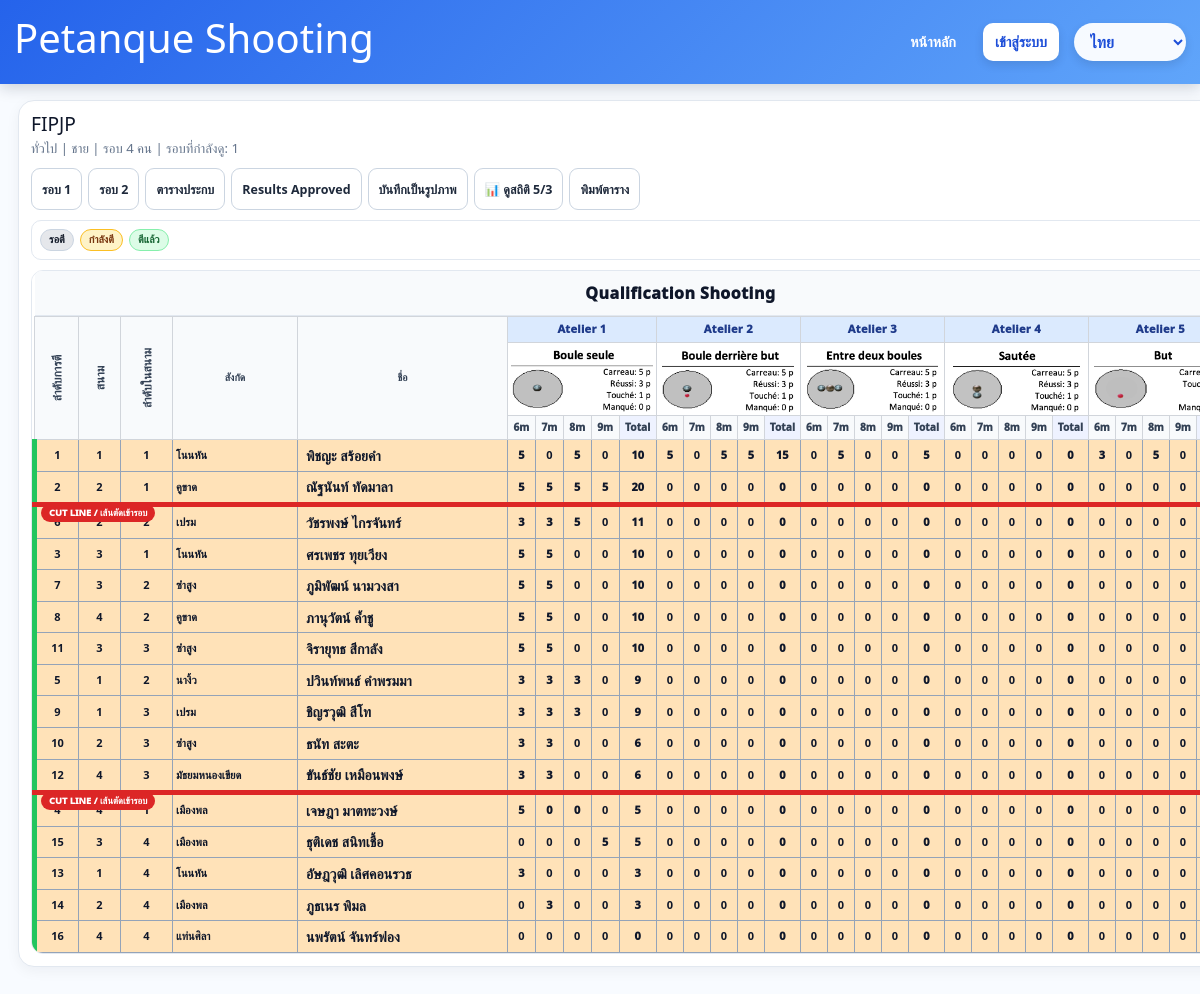
Screenshot of /events/2/overview?round=1 with the database file from the repository.
### app.py (models this page shows)
class Event(db.Model):
    id = db.Column(db.Integer, primary_key=True)
    name = db.Column(db.String(255), nullable=False)
    event_group = db.Column(db.String(50), nullable=False)
    category = db.Column(db.String(50), nullable=False)
    competition_date = db.Column(db.Date, nullable=False)
    location = db.Column(db.String(255), nullable=False)
    lane_count = db.Column(db.Integer, nullable=False, default=1)
    direct_qualifiers = db.Column(db.Integer, nullable=False, default=0)
    has_round_two = db.Column(db.Boolean, default=False)
    round_two_cutoff_rank = db.Column(db.Integer, nullable=True)
    next_round_label = db.Column(db.String(50), nullable=False, default="รอบ 8 คน")
    round_two_advancers = db.Column(db.Integer, nullable=False, default=4)
    created_at = db.Column(db.DateTime, default=datetime.utcnow)
    created_by = db.Column(db.Integer, db.ForeignKey("user.id"), nullable=True)
    athletes = db.relationship("Athlete", backref="event", cascade="all, delete-orphan", lazy=True)

class Athlete(db.Model):
    id = db.Column(db.Integer, primary_key=True)
    event_id = db.Column(db.Integer, db.ForeignKey("event.id"), nullable=False)
    bib_no = db.Column(db.String(20), nullable=False)
    name = db.Column(db.String(255), nullable=False)
    affiliation = db.Column(db.String(255), nullable=False)
    start_order = db.Column(db.Integer, nullable=False)
    lane_no = db.Column(db.Integer, nullable=False)
    lane_order = db.Column(db.Integer, nullable=False)
    status = db.Column(db.String(20), nullable=False, default="waiting")
    red_card_count = db.Column(db.Integer, nullable=False, default=0)
    round_two_disabled = db.Column(db.Boolean, nullable=False, default=False)
    round_two_disabled_at = db.Column(db.DateTime, nullable=True)
    round_two_disabled_by = db.Column(db.Integer, db.ForeignKey("user.id"), nullable=True)
    created_at = db.Column(db.DateTime, default=datetime.utcnow)
    entries = db.relationship("ScoreEntry", backref="athlete", cascade="all, delete-orphan", lazy=True)
    signatures = db.relationship("ScoreSignature", backref="athlete", cascade="all, delete-orphan", lazy=True)
    tiebreaks = db.relationship("TieBreakEntry", backref="athlete", cascade="all, delete-orphan", lazy=True)

### app.py (the view, shortened to what this page needs)
@app.route("/events/<int:event_id>/overview")
def event_overview(event_id: int):
    event = Event.query.get_or_404(event_id)
    if is_court_user() and not court_can_access_event(event):
        abort(403)
    round_no = int(request.args.get("round", 1))
    if round_no == 2 and event.has_round_two:
        sync_round_two_candidates(event)
    if round_no == 2 and event.has_round_two:
        all_rows = build_round_two_overview_rows(event)
        round2_competitors = [row for row in all_rows if not row.get("is_round2_direct_placeholder")]
        round_complete = bool(round2_competitors) and all(
            athlete_round_status(row["athlete"], 2) == "finished" for row in round2_competitors
        )
    else:
        all_rows = build_round_ranking(event, round_no)
        round_complete = _all_rows_finished_for_round(all_rows, round_no)
    rows = filter_rows_for_court(all_rows)
    groups = get_progression_groups(event)
    shoot_off_ids = overview_shootoff_ids(event, round_no)
    for row in rows:
        aid = row["athlete"].id
        row["shoot_off_required"] = aid in shoot_off_ids
        row["shoot_off_group_ids"] = shootoff_group_ids(rows, aid, round_no) if row["shoot_off_required"] else [aid]
        if row["shoot_off_required"]:
            row["progress_class"] = "shoot-off-required"
        elif round_no == 1:
            row["progress_class"] = "qualified-direct" if aid in groups["direct"] else ("round2-candidate" if aid in groups["round2_candidates"] else "")
        else:
            row["progress_class"] = ("qualified-round2" if aid in groups["round2_passed"] else ("eliminated" if aid in groups["eliminated"] else ""))
        row["cut_line_after"] = False
    if round_complete and round_no == 1:
        last_direct_idx = None
        last_round2_candidate_idx = None
        for idx, row in enumerate(rows):
            aid = row["athlete"].id
            if aid in groups["direct"]:
                last_direct_idx = idx
            if aid in groups["round2_candidates"]:
                last_round2_candidate_idx = idx
        if last_direct_idx is not None and last_direct_idx < len(rows) - 1:
            rows[last_direct_idx]["cut_line_after"] = True
        if last_round2_candidate_idx is not None and last_round2_candidate_idx < len(rows) - 1:
            rows[last_round2_candidate_idx]["cut_line_after"] = True
    combined_rows = []
    return render_template(
        "overview.html",
        event=event,
        round_no=round_no,
        rows=rows,
        combined_rows=combined_rows,
        theme=event_theme(event.category),
        station_images=[f"station_{i}.png" for i in STATIONS],
    )

### templates/overview.html (shortened to what this page needs)
{% extends 'base.html' %}
{% block content %}
<div class="overview-page">
  <section class="overview-card overview-theme-{{ theme }}">
    <div class="section-head responsive-head">
      <div class="title-box">
        <h1>{{ event.name }}</h1>
        <p class="muted">{{ event.event_group }} | {{ event.category }} | {{ event.next_round_label }} | รอบที่กำลังดู: {{ round_no }}</p>
      </div>
      <div class="toolbar responsive-toolbar">
        <a class="btn secondary" href="{{ url_for('event_overview', event_id=event.id, round=1) }}">รอบ 1</a>
        {% if event.has_round_two %}
        <a class="btn secondary" href="{{ url_for('event_overview', event_id=event.id, round=2) }}">รอบ 2</a>
        {% endif %}
        {% if not (current_user.is_authenticated and current_user.role == 'court') %}
        <a class="btn secondary" href="{{ url_for('bracket', event_id=event.id) }}">ตารางประกบ</a>
        <a class="btn secondary" href="{{ url_for('results_approved', event_id=event.id) }}">Results Approved</a>
        {% endif %}
        <button class="btn secondary"
          onclick="captureTable('overviewTableWrap','overview-{{ event.id }}-r{{ round_no }}')">บันทึกเป็นรูปภาพ</button>
        {% if round_no == 1 and not (current_user.is_authenticated and current_user.role == 'court') %}
        <button type="button" class="btn secondary" onclick="openStatsModal()">📊 ดูสถิติ 5/3</button>
        {% endif %}
        <button class="btn secondary" onclick="window.print()">พิมพ์ตาราง</button>
      </div>
    </div>
    <div class="status-legend">
      <span class="legend not-started">รอตี</span>
      <span class="legend active">กำลังตี</span>
      <span class="legend finished">ตีแล้ว</span>
    </div>
    <div id="overviewTableWrap" class="table-export-block qualification-wrap {{ theme }}">
      <div class="qualification-scroll">
        <table class="qualification-table {{ theme }} overview-round-{{ round_no }}">
          <thead>
            <tr class="qualification-title-row">
              <th colspan="{{ 34 if round_no == 2 and event.has_round_two else 32 }}">
                <div class="qualification-title">Qualification Shooting</div>
              </th>
            </tr>
            <tr>
              <th rowspan="3" class="col-order"><span>ลำดับการตี</span></th>
              <th rowspan="3" class="col-lane"><span>สนาม</span></th>
              <th rowspan="3" class="col-lane-order"><span>ลำดับในสนาม</span></th>
              <th rowspan="3" class="col-affiliation">สังกัด</th>
              <th rowspan="3" class="col-name">ชื่อ</th>
              {% for station in [1,2,3,4,5] %}
              <th colspan="5" class="atelier-head">Atelier {{ station }}</th>
              {% endfor %}
            </tr>
            <tr>
              {% for station in [1,2,3,4,5] %}
              <th colspan="5" class="station-image-cell"><img
                  src="{{ url_for('static', filename=station_images[station-1]) }}" alt="station {{ station }}"></th>
              {% endfor %}
            </tr>
            <tr>
              {% for station in [1,2,3,4,5] %}
              <th class="score-col">6m</th>
              <th class="score-col">7m</th>
              <th class="score-col">8m</th>
              <th class="score-col">9m</th>
              <th class="score-total-col">Total</th>
              {% endfor %}
            </tr>
          </thead>
          <tbody id="overviewTableBody">
            {% for row in rows %}
            <tr class="status-{{ row.status }} {{ 'live-active' if row.status == 'active' else '' }} {{ 'direct-placeholder' if row.is_round2_direct_placeholder is defined and row.is_round2_direct_placeholder else '' }} {{ 'cut-line-after' if row.cut_line_after else '' }}" data-athlete-id="{{ row.athlete.id }}"
              {% if not (row.is_round2_direct_placeholder is defined and row.is_round2_direct_placeholder) %}onclick="window.location='{{ url_for('scorecard', athlete_id=row.athlete.id, round=round_no) }}'"{% endif %}>
              <td class="start-order">{{ row.display_order or row.athlete.start_order }}</td>
              <td class="lane-no">{{ row.display_lane_no or row.athlete.lane_no or '-' }}</td>
              <td class="lane-order">{{ row.display_lane_order or row.athlete.lane_order or '-' }}</td>
              <td class="cell-affiliation">{{ row.athlete.affiliation }}</td>
              <td class="text-left cell-name">{{ row.athlete.name }}</td>
              {% for station in [1,2,3,4,5] %}
                {% if round_no == 2 and event.has_round_two and row.is_round2_direct_placeholder is defined and row.is_round2_direct_placeholder %}
                <td class="score-col r2-disabled" data-station="{{ station }}" data-distance="6">-</td>
                <td class="score-col r2-disabled" data-station="{{ station }}" data-distance="7">-</td>
                <td class="score-col r2-disabled" data-station="{{ station }}" data-distance="8">-</td>
                <td class="score-col r2-disabled" data-station="{{ station }}" data-distance="9">-</td>
                <td class="score-total-col station-total r2-disabled" data-station="{{ station }}" data-distance="total">-</td>
                {% else %}
                <td class="score-col {% if row.by_station[station].played_distances.get(6) %}score-played{% endif %}" data-station="{{ station }}" data-distance="6">{{ row.by_station[station].distances.get(6,0) }}</td>
                <td class="score-col {% if row.by_station[station].played_distances.get(7) %}score-played{% endif %}" data-station="{{ station }}" data-distance="7">{{ row.by_station[station].distances.get(7,0) }}</td>
                <td class="score-col {% if row.by_station[station].played_distances.get(8) %}score-played{% endif %}" data-station="{{ station }}" data-distance="8">{{ row.by_station[station].distances.get(8,0) }}</td>
                <td class="score-col {% if row.by_station[station].played_distances.get(9) %}score-played{% endif %}" data-station="{{ station }}" data-distance="9">{{ row.by_station[station].distances.get(9,0) }}</td>
                <td class="score-total-col station-total {% if row.by_station[station].is_complete %}station-complete{% elif row.by_station[station].played_count %}station-partial{% endif %}" data-station="{{ station }}" data-distance="total" data-played-count="{{ row.by_station[station].played_count }}">
                  <span class="station-total-value">{{ row.by_station[station].total }}</span>
                </td>
                {% endif %}
              {% endfor %}
            </tr>
            {% else %}
            <tr>
              <td colspan="{{ 34 if round_no == 2 and event.has_round_two else 32 }}">ยังไม่มีข้อมูล</td>
            </tr>
            {% endfor %}
          </tbody>
        </table>
      </div>
    </div>
  </section>
</div>
{% endblock %}

### templates/base.html (shortened to what this page needs)
<!doctype html>
<html lang="{{ html_lang|default('th') }}">
<head>
  <link href="https://cdn.jsdelivr.net/npm/bootstrap@5.3.3/dist/css/bootstrap.min.css" rel="stylesheet">
  <link rel="stylesheet" href="{{ url_for('static', filename='css/style.css') }}">
</head>
<body>
  <nav class="navbar navbar-expand-lg navbar-dark navbar-custom">
    <div class="container-fluid">
      <a class="navbar-brand" href="{{ url_for('index') }}">
        <h1>Petanque Shooting</h1>
      </a>
      <div class="collapse navbar-collapse" id="mainNavbar">
        <ul class="navbar-nav ms-auto">
          <li class="nav-item">
            <a class="nav-link {% if request.endpoint == 'index' %}active{% endif %}"
              href="{{ url_for('index') }}">
              หน้าหลัก
            </a>
          </li>
          {% if current_user.is_authenticated %}
          <li class="nav-item d-flex align-items-center">
            <span class="user-badge">
              <span>{{ current_user.username }}</span>
              <span class="role-badge">{{ current_user.role }}</span>
            </span>
          </li>
          <li class="nav-item">
            <a class="nav-link logout-link" href="{{ url_for('logout') }}">
              ออกจากระบบ
            </a>
          </li>
          {% else %}
          <li class="nav-item">
            <a class="nav-link primary-link {% if request.endpoint == 'login' %}active{% endif %}"
              href="{{ url_for('login') }}">
              เข้าสู่ระบบ
            </a>
          </li>
          {% endif %}
          <li class="nav-item d-flex align-items-center">
            <select class="language-switcher" id="languageSwitcher" aria-label="Language">
              {% for code, item in lang_labels.items() %}
                <option value="{{ code }}" {% if code == current_lang %}selected{% endif %}>{{ item.name }}</option>
              {% endfor %}
            </select>
          </li>
        </ul>
      </div>
    </div>
  </nav>
  <main class="container-main">
    {% block content %}{% endblock %}
  </main>
</body>
</html>

### rows the page displays
Event: name "FIPJP", event_group "ทั่วไป", category "ชาย", next_round_label "รอบ 4 คน"
Athlete: athlete.affiliation "โนนหัน", athlete.name "พิชญะ สร้อยคำ"
Athlete: athlete.affiliation "คูขาด", athlete.name "ณัฐนันท์ ทัดมาลา"
Athlete: athlete.affiliation "เปรม", athlete.name "วัชรพงษ์ ไกรจันทร์"
Athlete: athlete.affiliation "โนนหัน", athlete.name "ศรเพชร ทุยเวียง"
Athlete: athlete.affiliation "ซำสูง", athlete.name "ภูมิพัฒน์ นามวงสา"
Athlete: athlete.affiliation "คูขาด", athlete.name "ภานุวัตน์ ค้ำชู"
Athlete: athlete.affiliation "ซำสูง", athlete.name "จิรายุทธ สีกาลัง"
Athlete: athlete.affiliation "นางิ้ว", athlete.name "ปวินท์พนธ์ คำพรมมา"
Athlete: athlete.affiliation "เปรม", athlete.name "ชิญรวุฒิ สีโท"
Athlete: athlete.affiliation "ซำสูง", athlete.name "ธนัท สะตะ"
Athlete: athlete.affiliation "มัธยมหนองเขียด", athlete.name "ขันธ์ชัย เหมือนพงษ์"
Athlete: athlete.affiliation "เมืองพล", athlete.name "เจษฎา มาตทะวงษ์"
Athlete: athlete.affiliation "เมืองพล", athlete.name "ธุติเดช สนิทเชื้อ"
Athlete: athlete.affiliation "โนนหัน", athlete.name "อัษฎวุฒิ เลิศคอนรวธ"
Athlete: athlete.affiliation "เมืองพล", athlete.name "ภูธเนร พิมล"
Athlete: athlete.affiliation "แท่นศิลา", athlete.name "นพรัตน์ จันทร์ฟอง"

### other values shown
{{ round_no }} "1"
{{ station }} "1" "2" "3" "4" "5"
{{ row.display_order or row.athlete.start_order }} "1" "2" "3" "7" "8" "11" "5" "9" "10" "12" "15" "13" "14" "16"
{{ row.display_lane_no or row.athlete.lane_no or '-' }} "1" "2" "3" "3" "4" "3" "1" "1" "2" "4" "3" "1" "2" "4"
{{ row.display_lane_order or row.athlete.lane_order or '-' }} "1" "1" "1" "2" "2" "3" "2" "3" "3" "3" "4" "4" "4" "4"
{{ row.by_station[station].distances.get(6,0) }} "5" "5" "0" "0" "3" "5" "0" "0" "0" "0" "3" "0" "0" "0" "0" "5" "0" "0" "0" "0" "5" "0" "0" "0" "0" "5" "0" "0" "0" "0" "5" "0" "0" "0" "0" "3" "0" "0" "0" "0" "3" "0" "0" "0" "0" "3" "0" "0" "0" "0" "3" "0" "0" "0" "0" "5" "0" "0" "0" "0" "0" "0" "0" "0" "0" "3" "0" "0" "0" "0" "0" "0" "0" "0" "0" "0" "0" "0" "0" "0"
{{ row.by_station[station].distances.get(7,0) }} "0" "0" "5" "0" "0" "5" "0" "0" "0" "0" "3" "0" "0" "0" "0" "5" "0" "0" "0" "0" "5" "0" "0" "0" "0" "5" "0" "0" "0" "0" "5" "0" "0" "0" "0" "3" "0" "0" "0" "0" "3" "0" "0" "0" "0" "3" "0" "0" "0" "0" "3" "0" "0" "0" "0" "0" "0" "0" "0" "0" "0" "0" "0" "0" "0" "0" "0" "0" "0" "0" "3" "0" "0" "0" "0" "0" "0" "0" "0" "0"
{{ row.by_station[station].distances.get(8,0) }} "5" "5" "0" "0" "5" "5" "0" "0" "0" "0" "5" "0" "0" "0" "0" "0" "0" "0" "0" "0" "0" "0" "0" "0" "0" "0" "0" "0" "0" "0" "0" "0" "0" "0" "0" "3" "0" "0" "0" "0" "3" "0" "0" "0" "0" "0" "0" "0" "0" "0" "0" "0" "0" "0" "0" "0" "0" "0" "0" "0" "0" "0" "0" "0" "0" "0" "0" "0" "0" "0" "0" "0" "0" "0" "0" "0" "0" "0" "0" "0"
{{ row.by_station[station].distances.get(9,0) }} "0" "5" "0" "0" "0" "5" "0" "0" "0" "0" "0" "0" "0" "0" "0" "0" "0" "0" "0" "0" "0" "0" "0" "0" "0" "0" "0" "0" "0" "0" "0" "0" "0" "0" "0" "0" "0" "0" "0" "0" "0" "0" "0" "0" "0" "0" "0" "0" "0" "0" "0" "0" "0" "0" "0" "0" "0" "0" "0" "0" "5" "0" "0" "0" "0" "0" "0" "0" "0" "0" "0" "0" "0" "0" "0" "0" "0" "0" "0" "0"
{{ row.by_station[station].total }} "10" "15" "5" "0" "20" "0" "0" "0" "11" "0" "0" "0" "10" "0" "0" "0" "10" "0" "0" "0" "10" "0" "0" "0" "10" "0" "0" "0" "9" "0" "0" "0" "9" "0" "0" "0" "6" "0" "0" "0" "6" "0" "0" "0" "5" "0" "0" "0" "5" "0" "0" "0" "3" "0" "0" "0" "3" "0" "0" "0" "0" "0" "0" "0"
form field value "ไทย"
